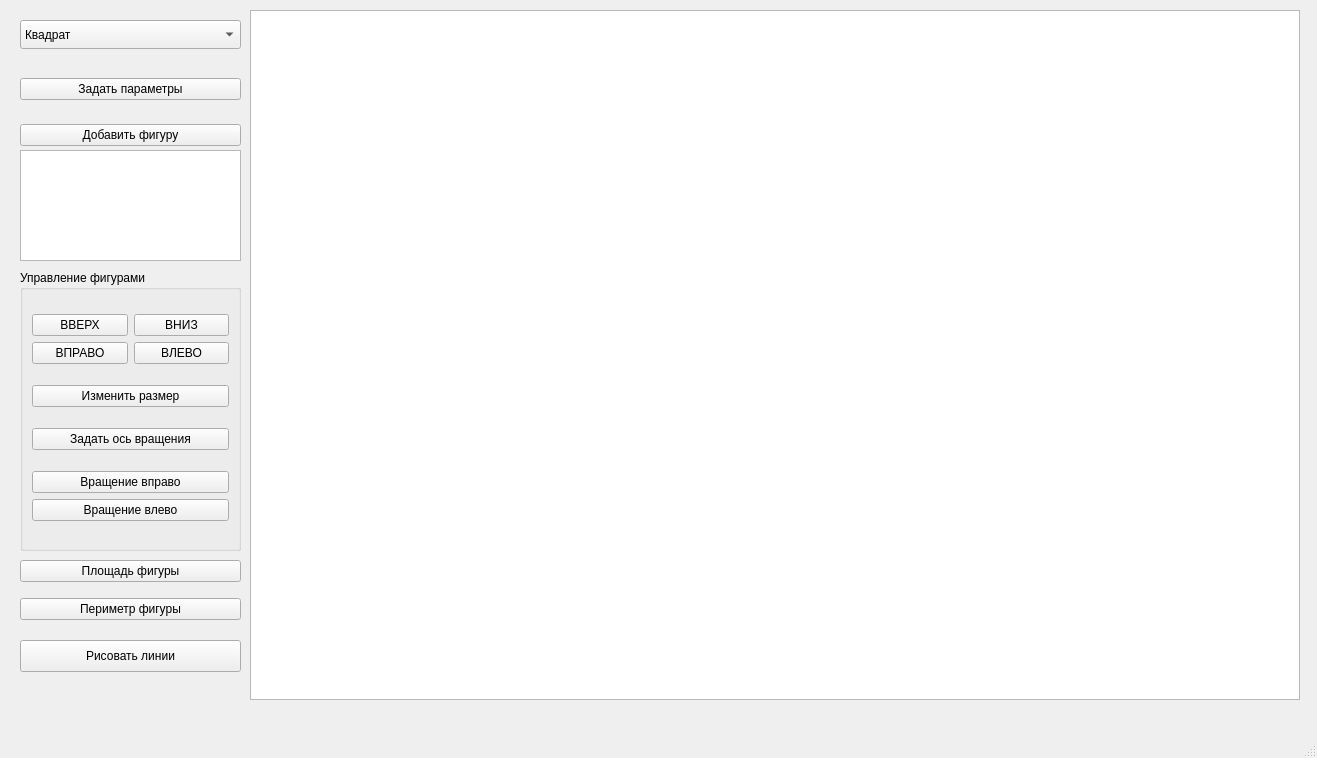
<?xml version="1.0" encoding="UTF-8"?>
<ui version="4.0">
 <class>MainWindow</class>
 <widget class="QMainWindow" name="MainWindow">
  <property name="geometry">
   <rect>
    <x>0</x>
    <y>0</y>
    <width>1317</width>
    <height>758</height>
   </rect>
  </property>
  <property name="minimumSize">
   <size>
    <width>1317</width>
    <height>758</height>
   </size>
  </property>
  <property name="maximumSize">
   <size>
    <width>1317</width>
    <height>758</height>
   </size>
  </property>
  <property name="windowTitle">
   <string>MainWindow</string>
  </property>
  <widget class="QWidget" name="centralwidget">
   <widget class="QGraphicsView" name="Scene">
    <property name="geometry">
     <rect>
      <x>250</x>
      <y>10</y>
      <width>1050</width>
      <height>690</height>
     </rect>
    </property>
    <property name="minimumSize">
     <size>
      <width>1050</width>
      <height>690</height>
     </size>
    </property>
    <property name="maximumSize">
     <size>
      <width>1050</width>
      <height>690</height>
     </size>
    </property>
   </widget>
   <widget class="QGroupBox" name="groupBox">
    <property name="geometry">
     <rect>
      <x>20</x>
      <y>270</y>
      <width>221</width>
      <height>281</height>
     </rect>
    </property>
    <property name="title">
     <string>Управление фигурами</string>
    </property>
    <layout class="QVBoxLayout" name="verticalLayout_3">
     <item>
      <layout class="QGridLayout" name="gridLayout">
       <item row="0" column="0">
        <widget class="QPushButton" name="pushButton_UP">
         <property name="text">
          <string>ВВЕРХ</string>
         </property>
        </widget>
       </item>
       <item row="1" column="0">
        <widget class="QPushButton" name="pushButton_RIGHT">
         <property name="text">
          <string>ВПРАВО</string>
         </property>
        </widget>
       </item>
       <item row="0" column="1">
        <widget class="QPushButton" name="pushButton_DOWN">
         <property name="text">
          <string>ВНИЗ</string>
         </property>
        </widget>
       </item>
       <item row="1" column="1">
        <widget class="QPushButton" name="pushButton_LEFT">
         <property name="text">
          <string>ВЛЕВО</string>
         </property>
        </widget>
       </item>
      </layout>
     </item>
     <item>
      <widget class="QPushButton" name="scale">
       <property name="text">
        <string>Изменить размер</string>
       </property>
      </widget>
     </item>
     <item>
      <widget class="QPushButton" name="rotate">
       <property name="text">
        <string>Задать ось вращения</string>
       </property>
      </widget>
     </item>
     <item>
      <layout class="QVBoxLayout" name="verticalLayout_2">
       <item>
        <widget class="QPushButton" name="rotateRight">
         <property name="text">
          <string>Вращение вправо</string>
         </property>
        </widget>
       </item>
       <item>
        <widget class="QPushButton" name="rotateLeft">
         <property name="text">
          <string>Вращение влево</string>
         </property>
        </widget>
       </item>
      </layout>
     </item>
    </layout>
   </widget>
   <widget class="QWidget" name="verticalLayoutWidget">
    <property name="geometry">
     <rect>
      <x>20</x>
      <y>60</y>
      <width>221</width>
      <height>105</height>
     </rect>
    </property>
    <layout class="QVBoxLayout" name="verticalLayout">
     <item>
      <widget class="QPushButton" name="setParametrs">
       <property name="text">
        <string>Задать параметры</string>
       </property>
      </widget>
     </item>
     <item>
      <widget class="QPushButton" name="getFigure">
       <property name="text">
        <string>Добавить фигуру</string>
       </property>
      </widget>
     </item>
    </layout>
   </widget>
   <widget class="QComboBox" name="Figure">
    <property name="geometry">
     <rect>
      <x>20</x>
      <y>20</y>
      <width>221</width>
      <height>29</height>
     </rect>
    </property>
    <item>
     <property name="text">
      <string>Квадрат</string>
     </property>
    </item>
    <item>
     <property name="text">
      <string>Круг</string>
     </property>
    </item>
    <item>
     <property name="text">
      <string>Звезда</string>
     </property>
    </item>
    <item>
     <property name="text">
      <string>Прямоугольник</string>
     </property>
    </item>
    <item>
     <property name="text">
      <string>Треугольник</string>
     </property>
    </item>
    <item>
     <property name="text">
      <string>Шестиугольник</string>
     </property>
    </item>
    <item>
     <property name="text">
      <string>Эллипс</string>
     </property>
    </item>
   </widget>
   <widget class="QListWidget" name="listFigure">
    <property name="geometry">
     <rect>
      <x>20</x>
      <y>150</y>
      <width>221</width>
      <height>111</height>
     </rect>
    </property>
   </widget>
   <widget class="QWidget" name="verticalLayoutWidget_3">
    <property name="geometry">
     <rect>
      <x>20</x>
      <y>550</y>
      <width>221</width>
      <height>80</height>
     </rect>
    </property>
    <layout class="QVBoxLayout" name="verticalLayout_4">
     <item>
      <widget class="QPushButton" name="squareFigure">
       <property name="text">
        <string>Площадь фигуры</string>
       </property>
      </widget>
     </item>
     <item>
      <widget class="QPushButton" name="perimetrFigure">
       <property name="text">
        <string>Периметр фигуры</string>
       </property>
      </widget>
     </item>
    </layout>
   </widget>
   <widget class="QPushButton" name="Canva">
    <property name="geometry">
     <rect>
      <x>20</x>
      <y>640</y>
      <width>221</width>
      <height>32</height>
     </rect>
    </property>
    <property name="text">
     <string>Рисовать линии</string>
    </property>
   </widget>
  </widget>
  <widget class="QMenuBar" name="menubar">
   <property name="geometry">
    <rect>
     <x>0</x>
     <y>0</y>
     <width>1317</width>
     <height>28</height>
    </rect>
   </property>
  </widget>
  <widget class="QStatusBar" name="statusbar"/>
 </widget>
 <resources/>
 <connections/>
</ui>
